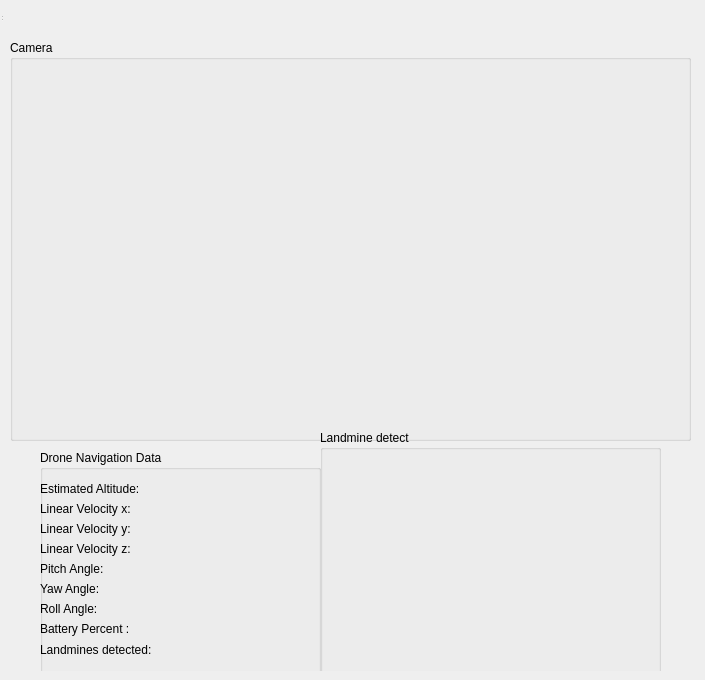
<?xml version="1.0" encoding="UTF-8"?>
<ui version="4.0">
 <class>detection_gui</class>
 <widget class="QWidget" name="detection_gui">
  <property name="geometry">
   <rect>
    <x>0</x>
    <y>0</y>
    <width>705</width>
    <height>680</height>
   </rect>
  </property>
  <property name="windowTitle">
   <string>User GUI</string>
  </property>
  <widget class="QWidget" name="centralWidget" native="true">
   <property name="geometry">
    <rect>
     <x>10</x>
     <y>30</y>
     <width>691</width>
     <height>641</height>
    </rect>
   </property>
   <widget class="QGroupBox" name="groupBox">
    <property name="geometry">
     <rect>
      <x>0</x>
      <y>10</y>
      <width>681</width>
      <height>401</height>
     </rect>
    </property>
    <property name="title">
     <string>Camera </string>
    </property>
    <widget class="QLabel" name="labelimage">
     <property name="geometry">
      <rect>
       <x>20</x>
       <y>20</y>
       <width>640</width>
       <height>360</height>
      </rect>
     </property>
     <property name="text">
      <string/>
     </property>
    </widget>
   </widget>
   <widget class="QGroupBox" name="groupBox_3">
    <property name="geometry">
     <rect>
      <x>310</x>
      <y>400</y>
      <width>341</width>
      <height>251</height>
     </rect>
    </property>
    <property name="title">
     <string>Landmine detect</string>
    </property>
    <widget class="QLabel" name="labelfoto">
     <property name="geometry">
      <rect>
       <x>0</x>
       <y>30</y>
       <width>320</width>
       <height>180</height>
      </rect>
     </property>
     <property name="text">
      <string/>
     </property>
    </widget>
   </widget>
   <widget class="QGroupBox" name="groupBox_2">
    <property name="geometry">
     <rect>
      <x>30</x>
      <y>420</y>
      <width>281</width>
      <height>231</height>
     </rect>
    </property>
    <property name="title">
     <string>Drone Navigation Data</string>
    </property>
    <widget class="QLabel" name="labelAltitude">
     <property name="geometry">
      <rect>
       <x>0</x>
       <y>30</y>
       <width>261</width>
       <height>17</height>
      </rect>
     </property>
     <property name="text">
      <string>Estimated Altitude:</string>
     </property>
    </widget>
    <widget class="QLabel" name="labelVelocity_x">
     <property name="geometry">
      <rect>
       <x>0</x>
       <y>50</y>
       <width>271</width>
       <height>17</height>
      </rect>
     </property>
     <property name="text">
      <string>Linear Velocity x:</string>
     </property>
    </widget>
    <widget class="QLabel" name="labelBattery">
     <property name="geometry">
      <rect>
       <x>0</x>
       <y>170</y>
       <width>261</width>
       <height>17</height>
      </rect>
     </property>
     <property name="text">
      <string>Battery Percent :</string>
     </property>
    </widget>
    <widget class="QLabel" name="labelVelocity_y">
     <property name="geometry">
      <rect>
       <x>0</x>
       <y>70</y>
       <width>271</width>
       <height>17</height>
      </rect>
     </property>
     <property name="text">
      <string>Linear Velocity y:</string>
     </property>
    </widget>
    <widget class="QLabel" name="labelVelocity_z">
     <property name="geometry">
      <rect>
       <x>0</x>
       <y>90</y>
       <width>271</width>
       <height>17</height>
      </rect>
     </property>
     <property name="text">
      <string>Linear Velocity z:</string>
     </property>
    </widget>
    <widget class="QLabel" name="labelPitch">
     <property name="geometry">
      <rect>
       <x>0</x>
       <y>110</y>
       <width>261</width>
       <height>17</height>
      </rect>
     </property>
     <property name="text">
      <string>Pitch Angle:</string>
     </property>
    </widget>
    <widget class="QLabel" name="labelYaw">
     <property name="geometry">
      <rect>
       <x>0</x>
       <y>130</y>
       <width>271</width>
       <height>17</height>
      </rect>
     </property>
     <property name="text">
      <string>Yaw Angle:</string>
     </property>
    </widget>
    <widget class="QLabel" name="labelRoll">
     <property name="geometry">
      <rect>
       <x>0</x>
       <y>150</y>
       <width>251</width>
       <height>17</height>
      </rect>
     </property>
     <property name="text">
      <string>Roll Angle:</string>
     </property>
    </widget>
    <widget class="QLabel" name="labelmine">
     <property name="geometry">
      <rect>
       <x>0</x>
       <y>190</y>
       <width>241</width>
       <height>20</height>
      </rect>
     </property>
     <property name="text">
      <string>Landmines detected:</string>
     </property>
    </widget>
   </widget>
  </widget>
  <widget class="QToolBar" name="mainToolBar">
   <property name="geometry">
    <rect>
     <x>0</x>
     <y>0</y>
     <width>4</width>
     <height>13</height>
    </rect>
   </property>
  </widget>
  <widget class="QStatusBar" name="statusBar">
   <property name="geometry">
    <rect>
     <x>0</x>
     <y>0</y>
     <width>3</width>
     <height>22</height>
    </rect>
   </property>
  </widget>
  <widget class="QToolBar" name="toolBar">
   <property name="geometry">
    <rect>
     <x>0</x>
     <y>0</y>
     <width>4</width>
     <height>13</height>
    </rect>
   </property>
   <property name="windowTitle">
    <string>toolBar</string>
   </property>
  </widget>
 </widget>
 <layoutdefault spacing="6" margin="11"/>
 <resources/>
 <connections/>
</ui>
